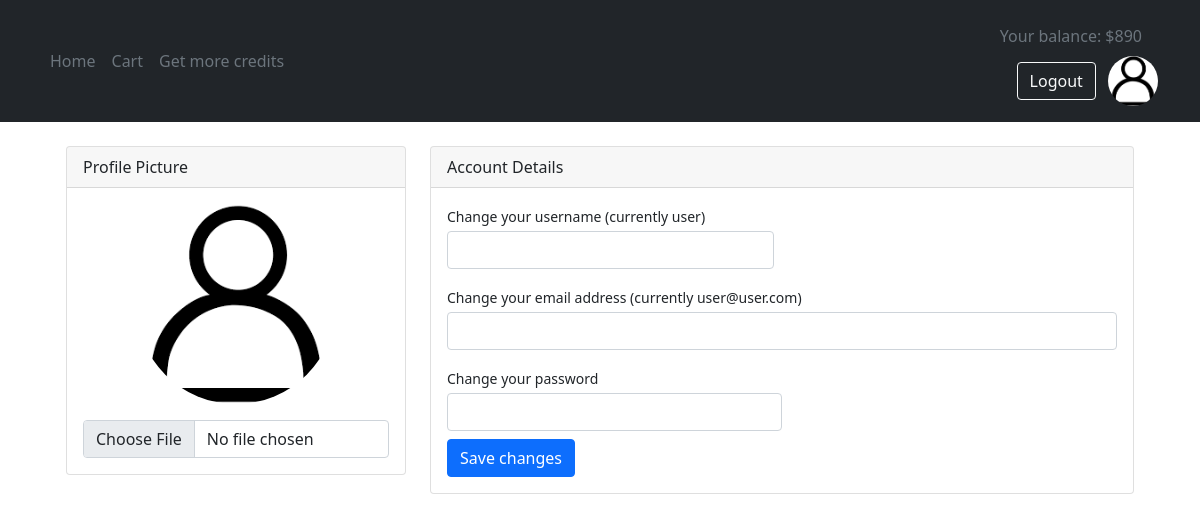
The app's page /profile (signed in) with its own data.
### hack/models.py (models this page shows)
class User(db.Model,UserMixin):
    id = db.Column(db.Integer,primary_key = True)
    image = db.Column(db.String, default='default.png')
    username = db.Column(db.String, nullable=False)
    email = db.Column(db.String(64),index=True)
    password = db.Column(db.String)
    credits = db.Column(db.Integer, default=1000)
    products = db.relationship('Product', backref='user')
    reviews = db.relationship('Review')

### app.py (the view, shortened to what this page needs)
@app.route('/profile', methods=['GET', 'POST'])
@login_required
def profile():
    form = ProfileForm()
    return render_template('profile.html', form=form)

### hack/forms.py
class ProfileForm(FlaskForm):
    image = FileField('upload image')
    username = StringField('username')
    email = EmailField('email')
    password = PasswordField('password')
    submit = SubmitField('Save changes')

### hack/models.py (called while the page is built)
@login_manager.user_loader
def load_user(user_id):
    return User.query.get(user_id)

### hack/templates/profile.html (shortened to what this page needs)
{% extends 'base.html' %}
{% block content %}
<div class="container-xl px-4 mt-4">
    <div class="row">
        <div class="col-xl-4">
            <form method="post" action="/profile" enctype="multipart/form-data">
            <div class="card mb-4 mb-xl-0">
                <div class="card-header">Profile Picture</div>
                <div class="card-body text-center">
                    <img class="img-account-profile rounded-circle mb-2" width="200" height="200" src="/static/users/{{current_user.image}}" alt="">
                    {{form.image(class='form-control mt-2')}}
                </div>
            </div>
        </div>
        <div class="col-xl-8">
            <div class="card mb-4">
                <div class="card-header">Account Details</div>
                <div class="card-body">
                        <div class="row gx-3 mb-3">
                            <div class="col-md-6">
                                <label class="small mb-1" for="inputFirstName">Change your username (currently {{current_user.username}})</label>
                                {{form.username(class='form-control')}}
                            </div>
                        </div>
                        <div class="mb-3">
                            <label class="small mb-1" for="inputEmailAddress">Change your email address (currently {{current_user.email}})</label>
                            {{form.email(class='form-control')}}
                        </div>
                             <div class="col-md-6">
                                <label class="small mb-1" for="inputPhone">Change your password</label>
                                {{form.password(class='form-control')}}
                            </div>
                        {{form.submit(class='btn btn-primary mt-2')}}
                </div>
            </div>
        </div>
    </div>
</div>
{% endblock %}

### hack/templates/base.html (shortened to what this page needs)
<!DOCTYPE html>
<html lang="en">
  <head>
    <link
      href="https://cdn.jsdelivr.net/npm/bootstrap@5.0.2/dist/css/bootstrap.min.css"
      rel="stylesheet"
    />
  </head>
  <body>
    <header class="p-3 text-light bg-dark">
      <div class="container">
        <div class="d-flex flex-wrap align-items-center justify-content-center justify-content-lg-start">
          <ul class="nav col-12 col-lg-auto me-lg-auto mb-2 justify-content-center mb-md-0">
            <li><a href="/" class="nav-link px-2 text-secondary">Home</a></li>
            {% if current_user.is_authenticated %}
            <li><a href="/cart" class="nav-link px-2 text-secondary">Cart</a></li>
            <li><a href="/get_credits" class="nav-link px-2 text-secondary">Get more credits</a></li>
            {% endif %}
          </ul>
          <div class="text-end">
            {% if current_user.is_authenticated %}
            <a class="nav-link px-2 text-secondary me-2">Your balance: ${{current_user.credits}}</a>
            <a href="/logout">
              <button type="button" class="btn btn-outline-light me-2">Logout</button></a>
              <a href="/profile"><img height="50" width='50' class='rounded-circle' src='/static/users/{{current_user.image}}'></a>
            {% else %}
            <a href="/login">
              <button type="button" class="btn btn-outline-light me-2">Login</button></a>
              <a href="/reg">
              <button type="button" class="btn btn-primary">Register</button></a>
            {% endif %}
          </div>
        </div>
      </div>
    </header>
    <div class="container">{% block content %}{% endblock %}</div>
  </body>
</html>

### records on screen
User: credits "890", image (placeholder picture), username "user", email "user@user.com"
